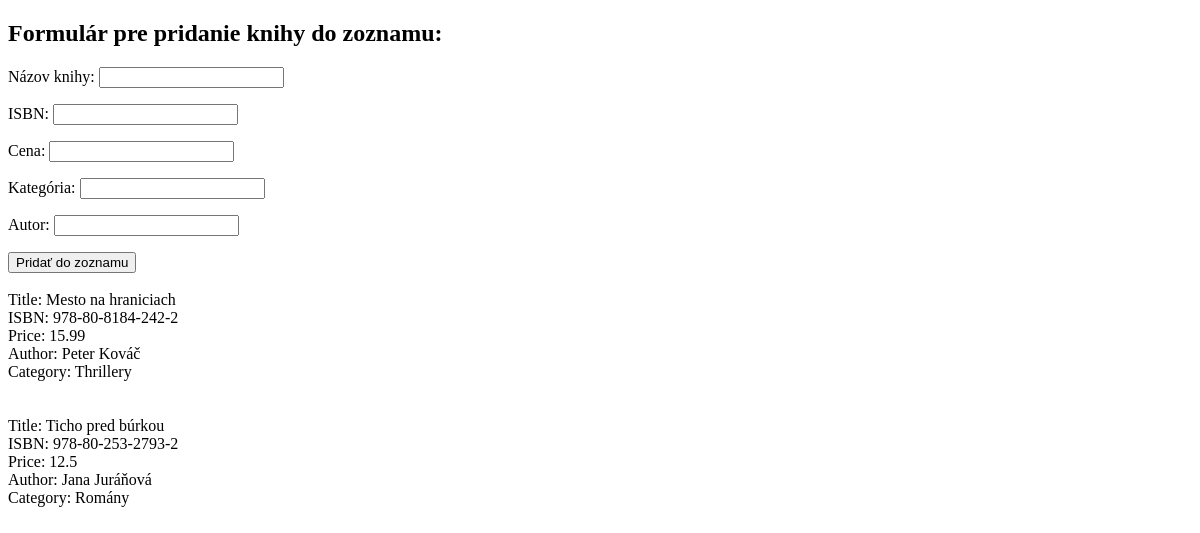
Before: / with the older database file.
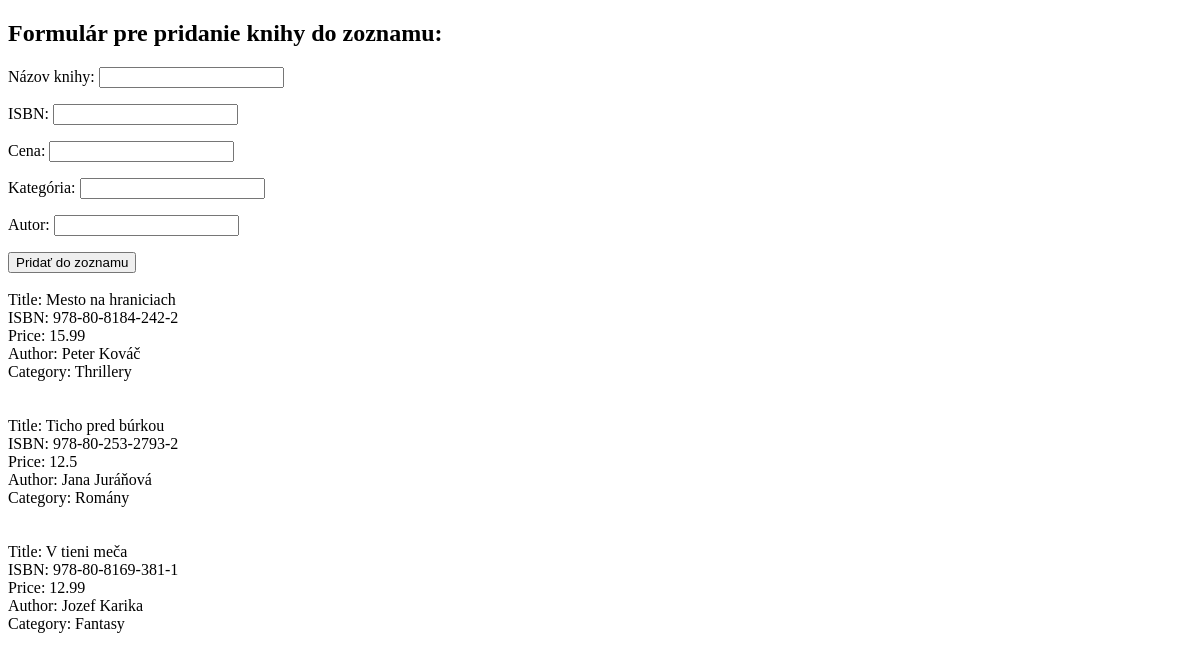
After: the same page with the newer database file.
### tables this page shows
CREATE TABLE "books" (
	"id"	INTEGER NOT NULL UNIQUE,
	"title"	TEXT NOT NULL,
	"isbn"	TEXT NOT NULL,
	"price"	NUMERIC NOT NULL,
	"author"	TEXT,
	"category"	TEXT,
	PRIMARY KEY("id"),
	FOREIGN KEY("category") REFERENCES "categories"("name")
);

### index.php (the view, shortened to what this page needs)
<!DOCTYPE html>
<html>
<head>
</head>
<body>
    <h2>Formulár pre pridanie knihy do zoznamu:</h2>
    <form action="add_book.php" method="POST">
        <p>Názov knihy: <input type="text" name="title" /></p>
        <p>ISBN: <input type="text" name="isbn" /></p>
        <p>Cena: <input type="number" name="price" step="0.01" /></p>
        <p>Kategória: <input type="text" name="category" /></p>
        <p>Autor: <input type="text" name="author" /></p>
        <input type="submit" value="Pridať do zoznamu">
    </form>
    <?php
        $pdo = new PDO('sqlite:app_data/testproject1devsk.db');
        $statement = $pdo->query('SELECT * FROM books');
        $results = $statement->fetchAll(PDO::FETCH_ASSOC);
        foreach ($results as $row) {
            echo "<br>";
            echo "Title: " . $row['title'] . "<br>";
            echo "ISBN: " . $row['isbn'] . "<br>";
            echo "Price: " . $row['price'] . "<br>";
            echo "Author: " . $row['author'] . "<br>";
            echo "Category: " . $row['category'] . "<br>";
            echo "<br>";
        }
    ?>
</body>
</html>

Changed rows visible on the page:
added books: title "V tieni meča", isbn "978-80-8169-381-1", price "12.99", author "Jozef Karika", category "Fantasy"
